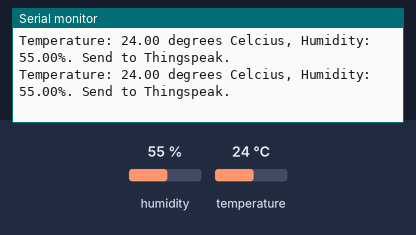
Bench run of a sketch on a simulated ESP8266 (NodeMCU). On the bench: the last lines printed to the serial monitor. The test bench sets the inputs (shaded band); at power-on: humidity 55 %, temperature 24 °C. WiFi joins after 1.5 s; servers stay silent unless stated.

Above: at 3.2 s.
3.3 s: humidity set to 22 %
At 6.4 s:
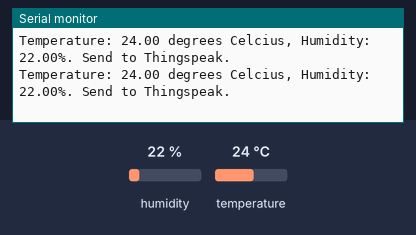
6.5 s: temperature set to 12 °C
At 8.5 s:
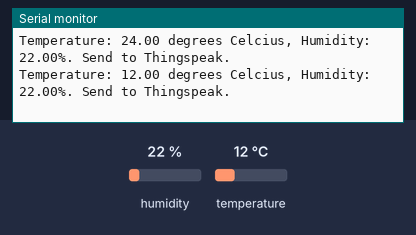
9.7 s: humidity set to 40 %
At 11.5 s:
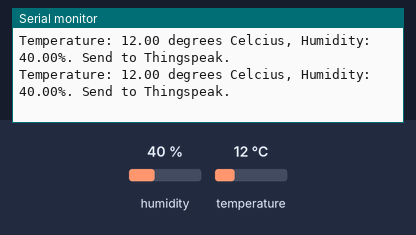
Timing chart, 0 to 13.0 s (numbered marks = the images above; inputs shaded):
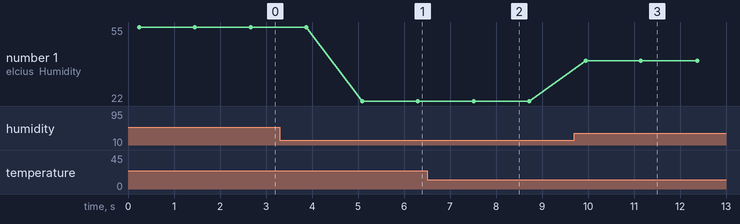

Measured:
- after the input at 3.3 s, the serial monitor: prints a new line after 1.8 s (image 1)
- after the input at 6.5 s, the serial monitor: prints a new line after 1.0 s (image 2)
- after the input at 9.7 s, the serial monitor: prints a new line after 0.25 s (image 3)
- plotted number 1: 55 → 22 after the input at 3.3 s, 22 → 40 after the input at 9.7 s

The sketch:

dht11temp_humidity.ino
```cpp
#include <DHT.h>
#include <ESP8266WiFi.h>
#define DHTPIN 2 //GPIO2 or D4

const char* server = "api.thingspeak.com";
const char *ssid =  "SONU_HOME";
const char *pass =  "08121999";

String Write_apiKey = "BBL7F2486J9RY603";
String Read_apikey = "QLH0FHBUQ2T7YAH9";

DHT dht_sensor(DHTPIN,DHT11);
WiFiClient client;
void setup()
{
       Serial.begin(115200);
       delay(20);
       dht_sensor.begin();
       WiFi.begin(ssid, pass);
}

void loop()
{
      float h = dht_sensor.readHumidity();
      float t = dht_sensor.readTemperature();

              if (isnan(h) || isnan(t))
                 {
                     Serial.println("PLEASE CHEAK THE CONNECTION OF YOUR SENSOR AGAIN!");
                      return;
                 }
                         if (client.connect(server,80))
                      {
                             String postStr = Write_apiKey;
                             postStr +="&field1=";
                             postStr += String(t);
                             postStr +="&field2=";
                             postStr += String(h);
                             postStr += "\r\n\r\n";
                              //data is sending to the thinkspeak server
                             client.print("POST /update HTTP/1.1\n");
                             client.print("Host: api.thingspeak.com\n");
                             client.print("Connection: close\n");
                             client.print("X-THINGSPEAKAPIKEY: "+Write_apiKey+"\n");
                             client.print("Content-Type: application/x-www-form-urlencoded\n");
                             client.print("Content-Length: ");
                             client.print(postStr.length());
                             client.print("\n\n");
                             client.print(postStr);
                             //Printing on serial montor
                             Serial.print("Temperature: ");
                             Serial.print(t);
                             Serial.print(" degrees Celcius, Humidity: ");
                             Serial.print(h);
                             Serial.println("%. Send to Thingspeak.");
                        }
          client.stop();


  delay(1000);
}
```
